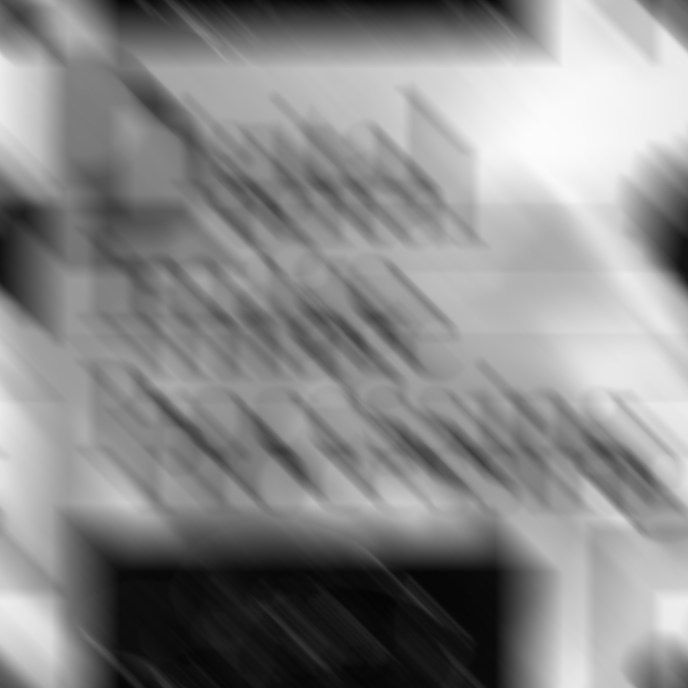
//> input picture assets/book-cover-blurred.tif, 688 x 688 px
$ ./wiener_demo   (built with g++ and OpenCV 4)
//> lines starting //> are read from the running program, lines starting //| are printed output that depends on the picture; after the words box and inside, x2 and y2 are one past the last pixel; in counts of white or black regions, pixels touching at a corner belong together
//https://blog.csdn.net/cyf15238622067/article/details/88837484
#include <iostream>
#include "opencv2/imgproc.hpp"
#include "opencv2/imgcodecs.hpp"
#include <opencv2/opencv.hpp>

using namespace cv;
using namespace std;

void calcPSF(Mat& outputImg, Size filterSize, int len, double theta);
void fftshift(const Mat& inputImg, Mat& outputImg);
void filter2DFreq(const Mat& inputImg, Mat& outputImg, const Mat& H);
void calcWnrFilter(const Mat& input_h_PSF, Mat& output_G, double nsr);
void edgetaper(const Mat& inputImg, Mat& outputImg, double gamma = 5.0, double beta = 0.2);

int LEN = 50;
int THETA = 360;
int snr = 8000;
Mat imgIn;
Rect roi;
static void onChange(int pos, void* userInput);

int main(int argc, char *argv[])
{
    string strInFileName = "../assets/book-cover-blurred.tif";

    imgIn = imread(strInFileName, IMREAD_GRAYSCALE);
//> imgIn is the input picture: 688 rows x 688 cols, CV_8UC1; min 4, max 251, mean 137.8
    if (imgIn.empty()) //check whether the image is loaded or not
    {
        cout << "ERROR : Image cannot be loaded..!!" << endl;
        return -1;
    }
    imshow( "src", imgIn );

    // it needs to process even image only
    roi = Rect(0, 0, imgIn.cols & -2, imgIn.rows & -2);
//> roi = Rect(0, 0, 688, 688)
    imgIn = imgIn(roi);
    cv::namedWindow("inverse");

    createTrackbar("LEN", "inverse", &LEN, 200, onChange, &imgIn);
    onChange(0, 0);
    createTrackbar("THETA", "inverse", &THETA, 360, onChange, &imgIn);
    onChange(0, 0);
    createTrackbar("snr", "inverse", &snr, 10000, onChange, &imgIn);
    onChange(0, 0);
    imshow( "inverse", imgIn );
    cv::waitKey(0);

    return 0;
}

void calcPSF(Mat& outputImg, Size filterSize, int len, double theta)
{
//> called with filterSize = Size(688, 688), len = 50, theta = 360
    Mat h(filterSize, CV_32F, Scalar(0));
    Point point(filterSize.width / 2, filterSize.height / 2);
//> point = Point(344, 344)
    ellipse(h, point, Size(0, cvRound(float(len) / 2.0)), 90.0 - theta,
            0, 360, Scalar(255), FILLED);
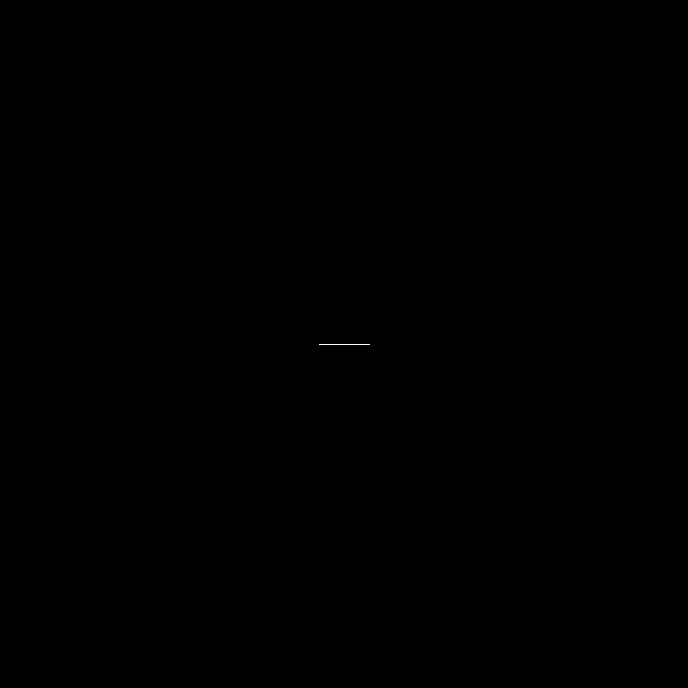
//> h: 688 rows x 688 cols, CV_32FC1; 0.01% white in thin lines or dots, all inside (x1, y1, x2, y2) = (319, 344, 370, 345)
    Scalar summa = sum(h);
//> summa = Scalar(13005)
    outputImg = h / summa[0];
    Mat tmp;
    normalize(outputImg, tmp, 1,0, NORM_MINMAX);
    imshow( "psf", tmp);
}
void fftshift(const Mat& inputImg, Mat& outputImg)
{
    outputImg = inputImg.clone();
    int cx = outputImg.cols / 2;
//> cx = 344
    int cy = outputImg.rows / 2;
//> cy = 344
    Mat q0(outputImg, Rect(0, 0, cx, cy));
    Mat q1(outputImg, Rect(cx, 0, cx, cy));
    Mat q2(outputImg, Rect(0, cy, cx, cy));
    Mat q3(outputImg, Rect(cx, cy, cx, cy));
    Mat tmp;
    q0.copyTo(tmp);
    q3.copyTo(q0);
    tmp.copyTo(q3);
    q1.copyTo(tmp);
    q2.copyTo(q1);
    tmp.copyTo(q2);
}
void filter2DFreq(const Mat& inputImg, Mat& outputImg, const Mat& H)
{
    Mat planes[2] = { Mat_<float>(inputImg.clone()), Mat::zeros(inputImg.size(), CV_32F) };
    Mat complexI;
    merge(planes, 2, complexI);
    dft(complexI, complexI, DFT_SCALE);
    Mat planesH[2] = { Mat_<float>(H.clone()), Mat::zeros(H.size(), CV_32F) };
    Mat complexH;
    merge(planesH, 2, complexH);
    Mat complexIH;
    mulSpectrums(complexI, complexH, complexIH, 0);
    idft(complexIH, complexIH);
    split(complexIH, planes);
    outputImg = planes[0];
}
void calcWnrFilter(const Mat& input_h_PSF, Mat& output_G, double nsr)
{
    Mat h_PSF_shifted;
    fftshift(input_h_PSF, h_PSF_shifted);
    Mat planes[2] = { Mat_<float>(h_PSF_shifted.clone()), Mat::zeros(h_PSF_shifted.size(), CV_32F) };
    Mat complexI;
    merge(planes, 2, complexI);
    dft(complexI, complexI);
    split(complexI, planes);
    Mat denom;
    pow(abs(planes[0]), 2, denom);
    denom += nsr;
    divide(planes[0], denom, output_G);
}
void edgetaper(const Mat& inputImg, Mat& outputImg, double gamma, double beta)
{
//> called with gamma = 5, beta = 0.2
    int Nx = inputImg.cols;
//> Nx = 688
    int Ny = inputImg.rows;
//> Ny = 688
    Mat w1(1, Nx, CV_32F, Scalar(0));
//> w1 = 688 values from 0 to 0
    Mat w2(Ny, 1, CV_32F, Scalar(0));
//> w2 = 688 values from 0 to 0
    float* p1 = w1.ptr<float>(0);
    float* p2 = w2.ptr<float>(0);
    float dx = float(2.0 * CV_PI / Nx);
    float x = float(-CV_PI);
    for (int i = 0; i < Nx; i++)
    {
        p1[i] = float(0.5 * (tanh((x + gamma / 2) / beta) - tanh((x - gamma / 2) / beta)));
        x += dx;
    }
    float dy = float(2.0 * CV_PI / Ny);
    float y = float(-CV_PI);
    for (int i = 0; i < Ny; i++)
    {
        p2[i] = float(0.5 * (tanh((y + gamma / 2) / beta) - tanh((y - gamma / 2) / beta)));
        y += dy;
    }
    Mat w = w2 * w1;
    multiply(inputImg, w, outputImg);
}

// Trackbar call back function
static void onChange(int , void* userInput)
{
    Mat imgOut;
    //Hw calculation (start)
    Mat Hw, h;
    calcPSF(h, roi.size(), LEN, (double)THETA);
    calcWnrFilter(h, Hw, 1.0 / double(snr));
    //Hw calculation (stop)
    imgIn.convertTo(imgIn, CV_32F);
    edgetaper(imgIn, imgIn);
    // filtering (start)
    filter2DFreq(imgIn(roi), imgOut, Hw);
//> in filter2DFreq, `Mat planes[2] = { Mat_<float>(inputImg.clone()), Mat::zeros(inputImg.s..`: planes[1]: 688 rows x 688 cols, CV_32FC1; every value is 0
    // filtering (stop)
    imgOut.convertTo(imgOut, CV_8U);
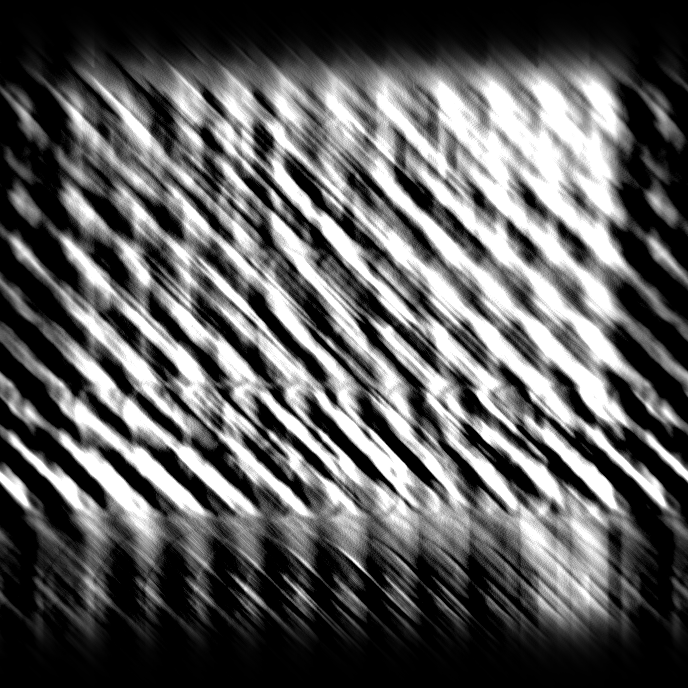
//> imgOut: 688 rows x 688 cols, CV_8UC1; min 0, max 255, mean 92.3
//> in onChange (call 2), `imgOut.convertTo(imgOut, CV_8U);`:
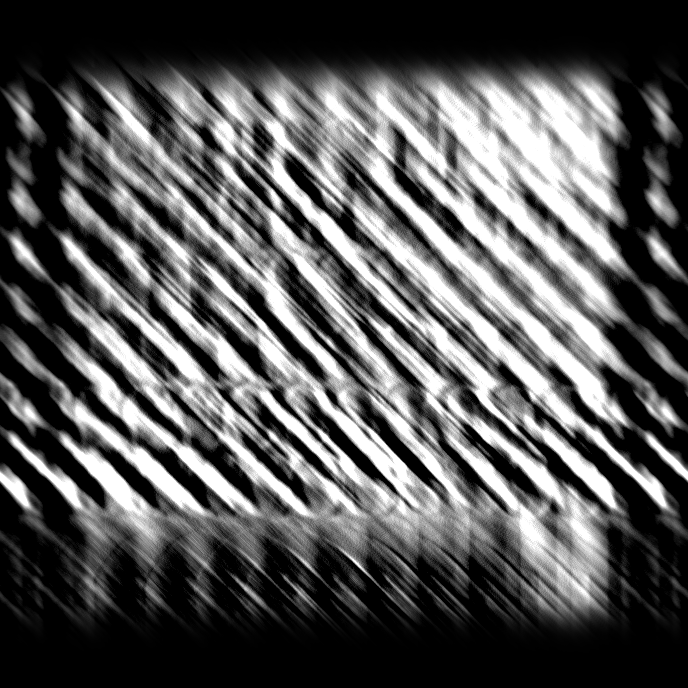
//> imgOut: 688 rows x 688 cols, CV_8UC1; min 0, max 255, mean 86.9
//> call 3 of edgetaper, with gamma = 5, beta = 0.2
//> in edgetaper (call 3), `multiply(inputImg, w, outputImg);`:
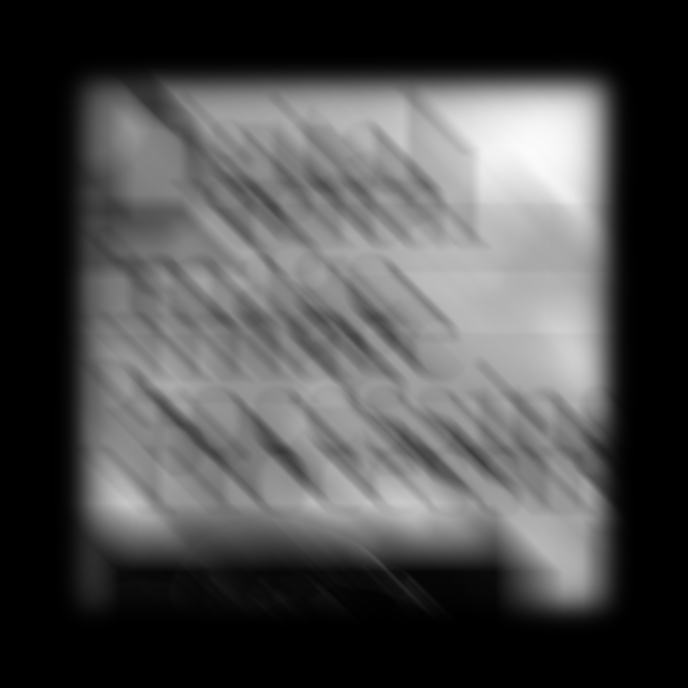
//> inputImg: 688 rows x 688 cols, CV_32FC1; min 1.48e-15, max 250.5, mean 77.8
//> in filter2DFreq (call 3), `split(complexIH, planes);`:
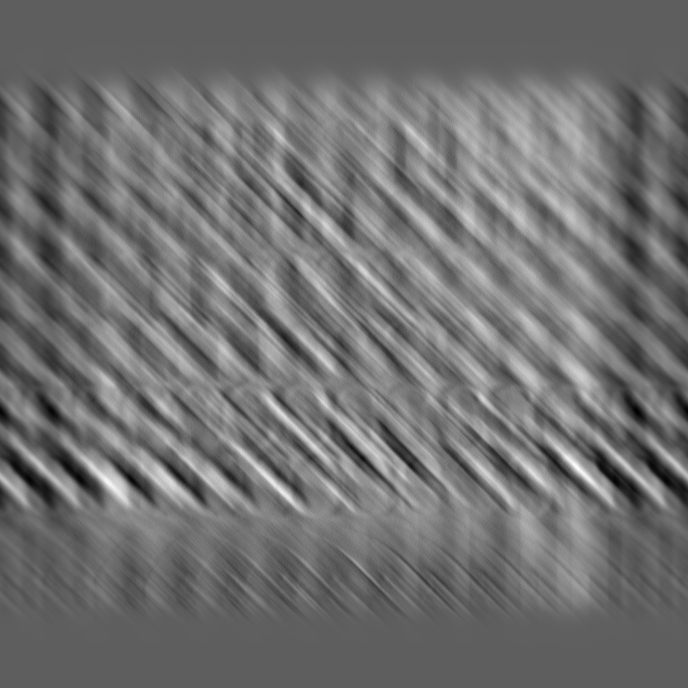
//> planes[0]: 688 rows x 688 cols, CV_32FC1; min -412.3, max 694.6, mean 77.8; drawn with min black and max white
//> in filter2DFreq (call 3), `split(complexIH, planes);`:
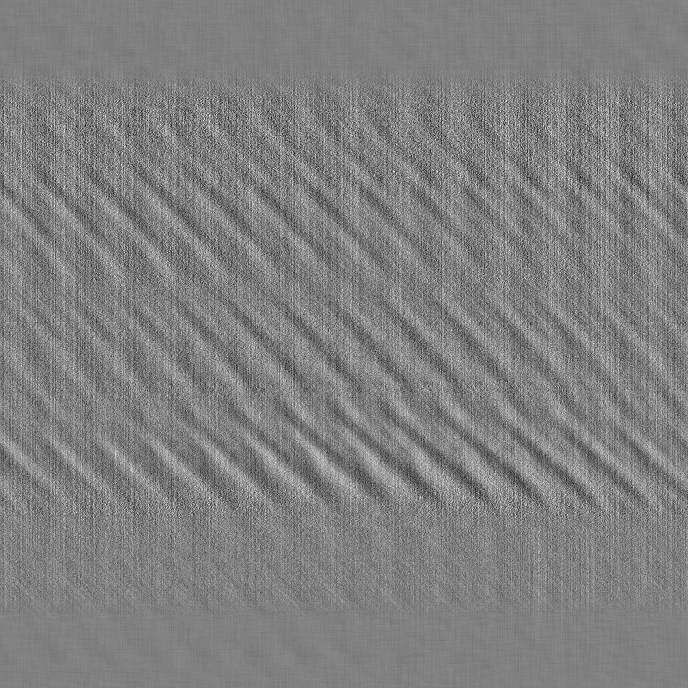
//> planes[1]: 688 rows x 688 cols, CV_32FC1; min -0.000527, max 0.000521, mean -1.36e-13; drawn with min black and max white
//> in onChange (call 3), `imgOut.convertTo(imgOut, CV_8U);`:
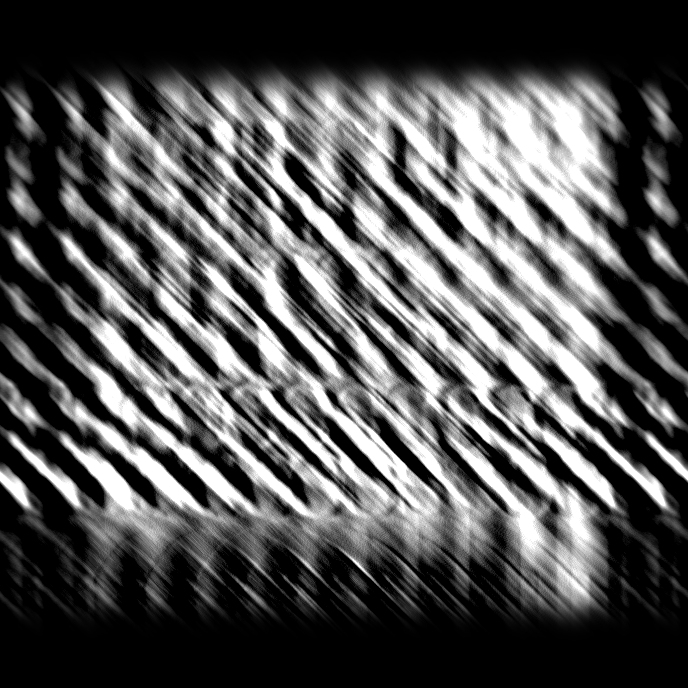
//> imgOut: 688 rows x 688 cols, CV_8UC1; min 0, max 255, mean 83.8
    normalize(imgOut, imgOut, 0, 255, NORM_MINMAX);
//    imwrite("result.jpg", imgOut);
    imshow("inverse", imgOut);
}
